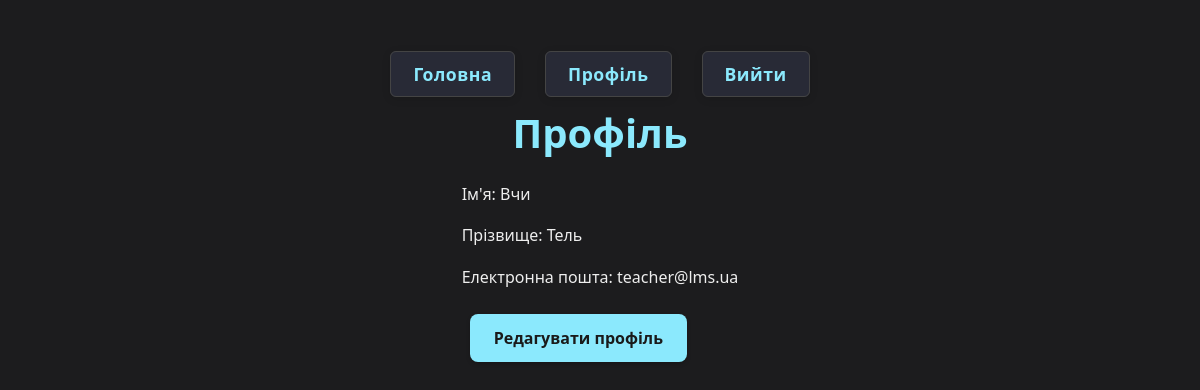
The page /users/profile/ (signed in) on the database its author committed.
### users/models.py (models this page shows, shortened)
class CustomUser(AbstractUser):
    ROLE_CHOICES = [
        ('student', 'Студент'),
        ('teacher', 'Викладач'),
        ('admin', 'Адміністратор'),
    ]
    first_name = models.CharField(max_length=150)
    last_name = models.CharField(max_length=150)
    email = models.EmailField(unique=True)
    role = models.CharField(max_length=50, choices=ROLE_CHOICES, default='student')

### users/views.py (the view)
# urls.py: path('profile/', views.profile_view, name='profile'),
@login_required
def profile_view(request):
    return render(request, 'users/profile.html', {'user': request.user})

### users/templates/users/profile.html
{% extends 'base.html' %}
{% block content %}
<h1>Профіль</h1>
<p>Ім'я: {{ user.first_name }}</p>
<p>Прізвище: {{ user.last_name }}</p>
<p>Електронна пошта: {{ user.email }}</p>
<a href="{% url 'users:profile_edit' %}" class="btn btn-primary">Редагувати профіль</a>
{% endblock %}

### static/css/style.css (style rules this page uses)
:root { --bg-dark: #1c1c1e; --bg-medium: #282a36; --text-light: #f8f8f2; --accent-primary: #8be9fd; --accent-secondary: #ff79c6; --accent-success: #50fa7b; --border-dark: #444; --font-main: 'Segoe UI', Tahoma, Geneva, Verdana, sans-serif; }
body { font-family: var(--font-main); background-color: var(--bg-dark); color: var(--text-light); margin: 0; padding: 30px; display: flex; flex-direction: column; align-items: center; justify-content: flex-start; min-height: 100vh; line-height: 1.6; }
h1, h2, h3 { color: var(--accent-primary); text-align: center; margin-bottom: 25px; font-weight: 600; }
p { text-align: left; color: #eee; }
.btn { display: inline-block; padding: 12px 24px; font-size: 1em; font-weight: 600; text-align: center; text-decoration: none; cursor: pointer; border: 2px solid transparent; border-radius: 8px; transition: background-color 0.3s ease, color 0.3s ease, border-color 0.3s ease; margin: 8px; box-shadow: 0 2px 4px rgba(0, 0, 0, 0.2); }
.btn-primary, .btn.btn-primary, a.btn-primary, button.btn-primary { background-color: var(--accent-primary); color: #1a1a1a !important; }
body, .certificate, nav, .card-footer, .announcements-widget, .events-widget, .new-courses-widget { color: #fff; }
.btn, .btn-primary, .btn-success, .btn-secondary { color: #fff !important; }
.btn, .btn-primary, .btn-success, .btn-secondary { color: #fff !important; border: none; }

### rows shown on the page
CustomUser: first_name "Вчи", last_name "Тель", email "teacher@lms.ua"
